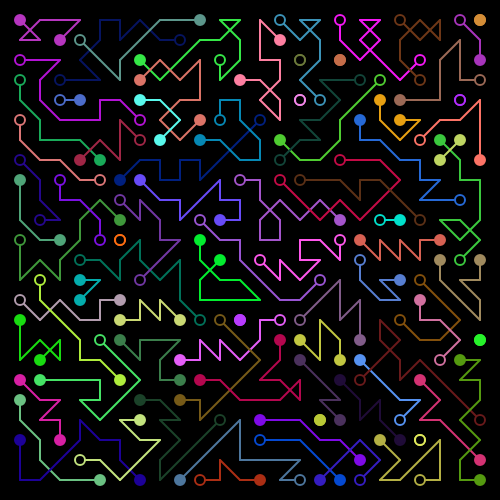
Frame 1 (no input)
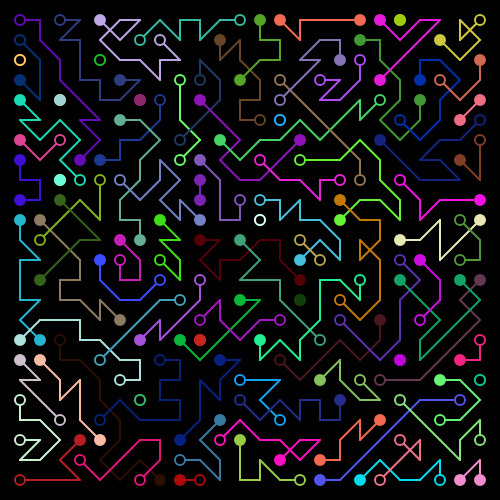
Frame 2 (the mouse pressed at the canvas centre, redrawn once)

The p5.js sketch that drew these frames (run headless with seeded random() and noise() and a simulated clock; the mouse was pressed at the canvas centre and the sketch redrawn once):

// p5.js sketch
// ── sketch.js
var spacing = 20;
var weight = 2;
var lenMin = 3;
var lenMax = 10;
var circSize = 10;
var bgCol = 0;
var fillFreq = 0.5;

var positions = [];

function setup() {
  createCanvas(500, 500);
  pixelDensity(displayDensity());
  strokeWeight(weight);
  frameRate(1);
}

function draw() {
  background(bgCol);
  positions = [];
  noLoop();
  var xSize = -1, ySize = -1;
  for(var x=spacing; x <= width-spacing; x+=spacing){
    xSize++;
    ySize = -1
    positions.push([]);
    for(var y=spacing; y<=height-spacing; y+=spacing){
      ySize++;
      var position = {
        x: x,
        y: y,
        indexX: xSize,
        indexY: ySize,
        available: true
      }
      positions[xSize].push(position);
    }
  }
  for(var i = 0; i < positions.length; i++) {
    var row = positions[i];
    for(var j = 0; j < row.length; j++) {
      var col = color(random(255), random(255), random(255));
      fill(0);
      stroke(col);
      var len = random(lenMin, lenMax);
      var currentPosition;
      var nextPosition;
      if(positions[i][j].available){
        positions[i][j].available = false;
        currentPosition = positions[i][j];
      }else{
        continue;
      }
      for(var t = 0; t < len; t++){
        nextPosition = validNextPosition(currentPosition.indexX,currentPosition.indexY);
        if(nextPosition == false){
          break;
        }
        line(currentPosition.x, currentPosition.y, nextPosition.x, nextPosition.y);
        currentPosition = nextPosition;
      }
      drawCircle(positions[i][j].x, positions[i][j].y, fillFreq, col);
      drawCircle(currentPosition.x, currentPosition.y, fillFreq, col);
    }
  }
}

function validNextPosition(x, y){
  var validPos = [];
  var setAvail = [];
  var xLen = positions[x].length-1;
  var yLen = positions.length-1;
  if(x>0 && y>0 && positions[x-1][y-1].available){
    validPos.push(positions[x-1][y-1]);
    setAvail.push(0);
  }
  if(y>0  && positions[x][y-1].available){
    validPos.push(positions[x][y-1]);
    setAvail.push(1);
  }
  if(x<xLen && y>0  && positions[x+1][y-1].available){
    validPos.push(positions[x+1][y-1]);
    setAvail.push(2);
  }
  if(x>0 && positions[x-1][y].available){
    validPos.push(positions[x-1][y]);
    setAvail.push(3);
  }
  if(x<xLen && positions[x+1][y].available){
    validPos.push(positions[x+1][y]);
    setAvail.push(4);
  }
  if(x>0 && y<yLen && positions[x-1][y+1].available){
    validPos.push(positions[x-1][y+1]);
    setAvail.push(5);
  }
  if(y<yLen && positions[x][y+1].available){
    validPos.push(positions[x][y+1]);
    setAvail.push(6);
  }
  if(x<xLen && y<yLen && positions[x+1][y+1].available){
    validPos.push(positions[x+1][y+1]);
    setAvail.push(7);
  }
  if(validPos.length == 0){
    return false;
  }
  var randIndex = parseInt(random(0,validPos.length));
  if(setAvail[randIndex] == 0){
    positions[x-1][y-1].available = false;
  }else if(setAvail[randIndex] == 1){
    positions[x][y-1].available = false;
  }else if(setAvail[randIndex] == 2){
    positions[x+1][y-1].available = false;
  }else if(setAvail[randIndex] == 3){
    positions[x-1][y].available = false;
  }else if(setAvail[randIndex] == 4){
    positions[x+1][y].available = false;
  }else if(setAvail[randIndex] == 5){
    positions[x-1][y+1].available = false;
  }else if(setAvail[randIndex] == 6){
    positions[x][y+1].available = false;
  }else if(setAvail[randIndex] == 7){
    positions[x+1][y+1].available = false;
  }
  return (validPos[randIndex]);
}

function drawCircle(x, y, perc, col){
  if(random(1) > perc){
    push();
    fill(col);
    circle(x, y, circSize);
    pop();
  }else{
    circle(x, y, circSize);
  }
}
